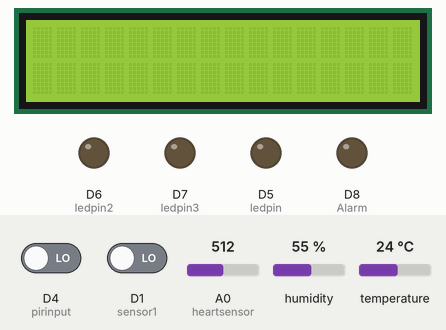
This sketch was run on a simulated ESP8266 (NodeMCU). Shown: 16×2 character LCD, output pins drawn as LEDs (lit = HIGH). Wiring (inferred from the names in the program): DHT11 sensor: data D3. The inputs (shaded band) are chosen by the test bench; at power-on: A0 (heartsensor) = 512, D4 (pirinput) LOW, temperature 24 °C, D1 (sensor1) LOW, humidity 55 %. WiFi joins after 1.5 s; servers stay silent unless stated; what the sketch prints to the serial monitor is not drawn.

Above: at 4.7 s.
4.8 s: A0 (heartsensor) set to 526
At 7.5 s:
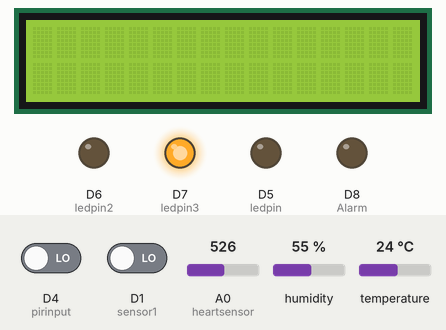
16.2 s: D4 (pirinput) driven HIGH
At 21.3 s:
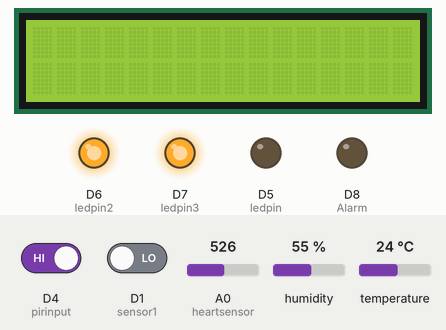
30.2 s: temperature set to 33 °C
40.4 s: D1 (sensor1) driven HIGH
At 46.5 s:
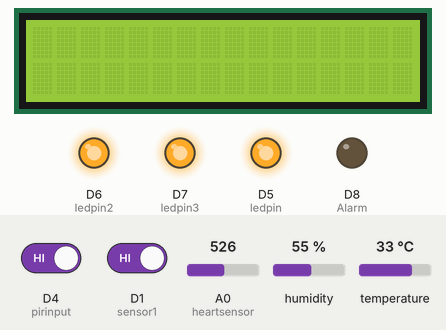
50.9 s: D4 (pirinput) driven LOW
At 56.2 s:
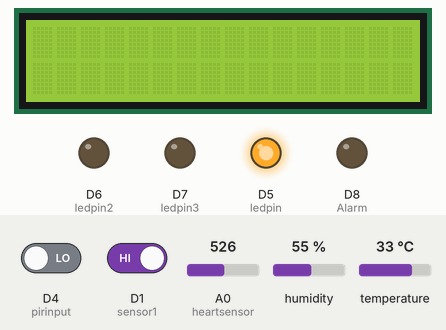
64.9 s: temperature set to 12 °C
Timing chart, 0 to 77.1 s (numbered marks = the images above; inputs shaded):
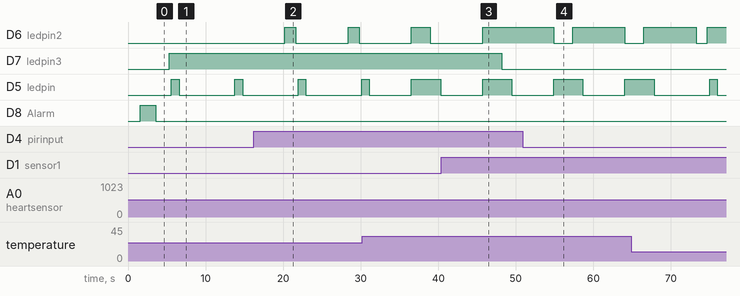

The sketch:

testfirebase_dht.ino
```cpp
#include <ESP8266WiFi.h>
#include <FirebaseArduino.h>
#include <Adafruit_Sensor.h>
#include <DHT.h>
#include <Wire.h>
#include <LiquidCrystal_I2C.h>

// Config Firebase
#define FIREBASE_HOST "deviot-348eb.firebaseio.com"
#define FIREBASE_AUTH "tY9f5ajwULW1FWdEjSitsjAKvZUHZZs9xZb9ZLfx"

// Config connect WiFi
//#define WIFI_SSID "IThunnathorn"
//#define WIFI_PASSWORD "mcc12azy"

#define WIFI_SSID "Nat-Ministrator"
#define WIFI_PASSWORD "Nat15099"

//#define WIFI_SSID "Lenovo K6 NOTE"
//#define WIFI_PASSWORD "12345678"


// Config DHT
#define DHTPIN D3
#define DHTTYPE DHT11
//#define UpperThreshold 550
//#define LowerThreshold 500
const int sensor1 = D1;
//const int pirinput2 = D2;
const int ledpin = D5;
const int ledpin2 = D6;
const int ledpin3 = D7;
//const int ledpin4 = D8;
const int pirinput  = D4;
const int Alarm= D8;
int count = 0;  // นับเวลา นิ่ง
int statusSw1 = 0;

const int heartsensor = A0;

int pirValue = 0;
String textPir = "";
String textStatus = "";

DHT dht(DHTPIN, DHTTYPE);

LiquidCrystal_I2C lcd(0x3F, 16, 2);

void setup() {
  pinMode(ledpin, OUTPUT);
  pinMode(ledpin2, OUTPUT);
  pinMode(ledpin3, OUTPUT);
  pinMode(pirinput, INPUT);
  pinMode(sensor1, INPUT);
  //pinMode(sensor2, INPUT);
  pinMode(Alarm, OUTPUT);
  pinMode(heartsensor, INPUT);
  lcd.begin();
  // Turn on the blacklight and print a message.
  lcd.backlight();

  Serial.begin(9600);

  WiFi.mode(WIFI_STA);
  // connect to wifi.
  WiFi.begin(WIFI_SSID, WIFI_PASSWORD);
  Serial.print("connecting");

  while (WiFi.status() != WL_CONNECTED) {
    Serial.print(".");
    delay(500);
  }
  Serial.println();
  Serial.print("connected: ");
  Serial.println(WiFi.localIP());

  Firebase.begin(FIREBASE_HOST, FIREBASE_AUTH);
  dht.begin();

  digitalWrite(Alarm,HIGH);
  delay(2000);
  digitalWrite(Alarm,LOW);
}


void loop() {

  float h = dht.readHumidity();
  float t = dht.readTemperature();
  int i = 33;
  int led_status;


  if (isnan(h) || isnan(t)) {
    Serial.println("Failed to read from DHT sensor!");
    delay(3000);
    return;
  }
  if(i<=t){
    led_status = 1;
  }else{
    led_status = 0;
  }

  pirValue = digitalRead(pirinput);
  if(pirValue == 1){
    Serial.println("Motion pir OK!!!!");
    digitalWrite(ledpin2, HIGH);
    textPir = "ในห้องนอน";
  }else if(pirValue == 0){
    Serial.println("Motion don't Ok !!");
    digitalWrite(ledpin2, LOW);
    textPir = "อยู่ภายในบ้าน";
  }

  Serial.print("temperature is ");
  Serial.print(t);
  Serial.print(" *C ");

  if(i<=t){
    Serial.println("temperature is over");
    digitalWrite(ledpin ,HIGH);
    delay(2000);

  }else{
    digitalWrite(ledpin ,LOW);
    Serial.println("temperature is OK");
    delay(1000);
  }


  Firebase.setFloat("temperature", t);
  if (Firebase.failed()) {
      Serial.print("pushing /temperature failed:");
      Serial.println(Firebase.error());
      digitalWrite(ledpin,HIGH);
      return;
  }
  Serial.print("pushed: /temperature/");
  //Serial.println(name);

  // append a new value to /temperature

  Firebase.setInt("TempStatus", led_status);
  if (Firebase.failed()) {
      Serial.print("pushing /tempStatus failed:");
      Serial.println(Firebase.error());

      return;
  }
  Serial.print("pushed: /status_led/");
  //Serial.println(name);


  Firebase.setString("PIRSensor", textPir);
  if (Firebase.failed()) {
      Serial.print("pushing /pirsensor failed:");
      Serial.println(Firebase.error());
      return;
  }


  int SW01 = digitalRead(sensor1);
  //int sensor2 = digitalRead(SW02);
  if(SW01 == LOW)
  {
    if(statusSw1 == HIGH)
    {
      count = 0;
      statusSw1 = LOW;
      Serial.println("ปกติ");
      textStatus = "ปกติ";
    }
//    else{
//      count++;
//    }
   digitalWrite(ledpin2,LOW);//เหลือง
   digitalWrite(ledpin3,HIGH); // เขียว

  }else
  {
    if(statusSw1==LOW)
    {
      count=0;
      statusSw1=HIGH;
      Serial.println("ล้ม");
      textStatus = "หกล้ม";
    }
//    else
//    {
//      count++;
//    }
    digitalWrite(ledpin2,HIGH);
    digitalWrite(ledpin3,LOW);
  }
   Firebase.setString("Status", textStatus);
    if (Firebase.failed()) {
      Serial.print("pushing /Status failed:");
      Serial.println(Firebase.error());
      return;
  }
  Firebase.setInt("intStatus", statusSw1);
    if (Firebase.failed()) {
      Serial.print("pushing /Status failed:");
      Serial.println(Firebase.error());
      return;
  }
  int rate = 513;
  int rateBPM = analogRead(A0);
  if(rateBPM >= rate){
    rateBPM = rateBPM/10;
    digitalWrite(ledpin, HIGH);
    delay(1000);
    digitalWrite(ledpin, LOW);
    Serial.print(rateBPM);
    Serial.println(" BPM");
  }

  Firebase.setInt("BPM",rateBPM);
  if (Firebase.failed()) {
      Serial.print("pushing /BPM failed:");
      Serial.println(Firebase.error());
      return;
  }

  delay(5000);
}
```

Measured:
- the behaviour switches between 512 and 513 on A0 (heartsensor) (found by bisection; images 0 and 1)
- after the input at 4.8 s, D5 (ledpin): alternates HIGH for 1.0 s and LOW for 7.2 s, starting after 0.79 s
- after the input at 16.2 s, D6 (ledpin2): alternates HIGH for 1.5 s and LOW for 6.7 s, starting after 4.0 s
- after the input at 40.4 s, D6 (ledpin2): goes on until 45.7 s, then stays HIGH; D7 (ledpin3): HIGH → LOW after 7.8 s
- after the input at 50.9 s, D6 (ledpin2): HIGH → LOW after 4.0 s, → HIGH 2.5 s later, → LOW 6.7 s later
